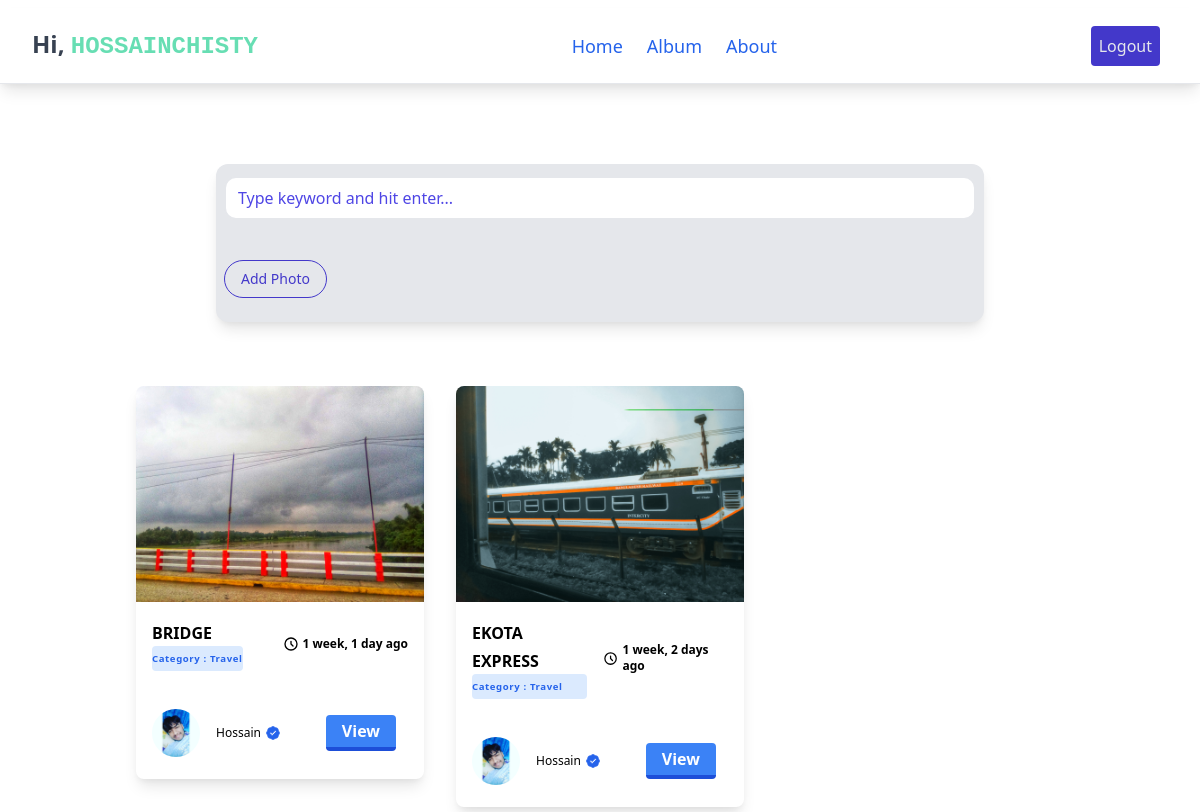
/?category=Travel (signed in), run on the app's committed database.
### Album/models.py (models this page shows, shortened)
class Photo(models.Model):
    user = models.ForeignKey(User, null=True,blank=True, on_delete=models.CASCADE)
    category = models.ForeignKey(Category, null=True,blank=True, on_delete=models.SET_NULL)
    hastags = models.ForeignKey(Hastag, null=True,blank=True, on_delete=models.SET_NULL)
    title = models.CharField(max_length=500, null=False,blank=False)
    image = models.ImageField(blank=False,null=False)
    description = models.TextField()
    created_at = models.DateTimeField(auto_now_add=True)
    class Meta:
        ordering = ('-id',)

class Category(models.Model):
    name = models.CharField(max_length=200, null=False, blank=False)

class Profile(models.Model):
    user = models.OneToOneField(User, null=True,blank=True, on_delete=models.CASCADE)
    full_name = models.CharField(max_length=255, blank=True,null=True)
    image = models.ImageField(default='profile.png')
    bio = models.TextField()
    joind_date = models.DateTimeField(auto_now_add=True)

### Album/views.py (the view)
# urls.py: path('',views.album, name="home"),
@login_required(login_url='login')
def album(request):
    category = request.GET.get('category')
    if category == None:
        photos = Photo.objects.all()
    else:
        photos = Photo.objects.filter(category__name=category)
    categories = Category.objects.all()
    profiles = Profile.objects.all()
    categories = Category.objects.all()
    tags = Hastag.objects.all()
    context = { 'categories':categories,
                'photos':photos ,
                'hastags':tags,
                'profile':profiles,
                }
    return render(request,'home.html',context)

### Album/templates/home.html (shortened to what this page needs)
<!DOCTYPE html>
<html lang="en">
{% load humanize %}
{% load static %}
<head>
    <link href="https://cdn.jsdelivr.net/npm/tailwindcss/dist/tailwind.min.css" rel="stylesheet">
    <link rel="stylesheet" href="{% static 'css/main.css' %}">
</head>
<body>
    {% include 'navbar.html' %}
    <div class="mt-10 w-full mx-auto rounded-xl bg-gray-200 shadow-lg p-2 text-gray-800 relative overflow-hidden resize-x min-w-80 max-w-3xl mt-20">
        <div class="relative mt-1">
            <form action="query" method="GET">
                <input name="search" type="text"
                class="w-full pl-3 pr-10 py-2 border-2 border-gray-200 rounded-xl hover:border-gray-300 focus:outline-none focus:border-blue-500 transition-colors md:placeholder-indigo-600"
                placeholder="Type keyword and hit enter...">
                <button type="submit" class="block w-7 h-7 text-center text-xl leading-0 absolute top-2 right-2 text-gray-400 focus:outline-none hover:text-gray-900 transition-colors"></button>
            </form>
        </div>
        <button class="px-4 py-2 mb-4  text-sm  font-medium  rounded-full block  bg-transparent hover:bg-indigo-700 border border-indigo-700   text-indigo-700 hover:text-indigo-200 mt-10">
        <a href="{% url 'add' %}">Add Photo</a></button>
    </div>
<div class="container my-12 mx-auto px-4 md:px-12">
    <div class="flex flex-wrap -mx-1 lg:-mx-4">
        {% for photo in photos %}
        <div class="my-1 px-1 w-full md:w-1/2 lg:my-4 lg:px-4 lg:w-1/3">
            <article class="overflow-hidden rounded-lg shadow-lg">
                <a href="{% url 'photo' photo.id %}">
                <img alt="Photos" title="{{ photo.title }}" class="object-cover transform hover:scale-110 duration-500 block h-auto w-full" src="{{ photo.image.url }}">
                </a>
                <header class="flex items-center justify-between leading-tight p-2 md:p-4">
                    <h1 class="text-lg">
                        <a class="text-base font-bold no-underline hover:underline text-black uppercase" href="{% url 'photo' photo.id %}">
                             {{ photo.title }}
                        </a>
                        <div class="bg-blue-100 text-xs font-semibold tracking-wider text-blue-600 rounded hover:bg-blue-200 focus:outline-none focus:ring-2 focus:ring-blue-500 focus:ring-offset-2 py-1">
                        <small>Category : <a href="{% url 'home'  %}?category={{ photo.category.name | title }}">{{ photo.category.name }}</a></small>
                        <br>
                        </div>
                    </h1>
                    <div class="w-max inline-flex ml-4 items-center">
                        <svg class="w-4" xmlns="http://www.w3.org/2000/svg" fill="none" viewbox="0 0 24 24" stroke="currentColor">
                            <path stroke-linecap="round" stroke-linejoin="round" stroke-width="2" d="M12 8v4l3 3m6-3a9 9 0 11-18 0 9 9 0 0118 0z" />
                        </svg>
                        <span class="text-xs ml-1 antialiased font-semibold">{{ photo.created_at | naturaltime }}</span>
                    </div>
                </header>
        <footer class="flex items-center justify-between leading-none p-2 md:p-4">
            {% for items in profile %}
            <a class="flex items-center no-underline hover:underline text-black" href="{% url 'profile' %}">
                <img alt="Author" class="block rounded-full w-12 h-12 mr-2" src="{{ items.image.url }}">
                <div class="ml-2 inline-flex items-center">
                    <span class="capitalize font-base text-xs my-1 mr-1">{{ items.full_name }}</span>
                </div>
            </a>
            {% endfor %}
            <button class="bg-blue-500 hover:bg-blue-600 text-white font-bold py-2 px-4 border-b-4 border-blue-700 hover:border-blue-500 rounded m-3 p-2">
            <a href="{% url 'photo' photo.id %}">View</a></button>
        </footer>
    </article>
</div>
{% empty %}
   <div class="container content-center mx-auto mt-15">
        <h1 class="font-bold text-sm p-10 text-center text-red-700">Didn't match any  keyword. Please try again with different keywords.</h1>
    </div>
{% endfor %}
    </div>
    </div>
</body>
</html>

### Album/templates/navbar.html (shortened to what this page needs)
     <nav id="header" class="w-full z-30 top-10 py-1 bg-white shadow-lg border-b mt-2">
        <div class="w-full flex items-center justify-between mt-0 px-6 py-2">
            <div class="hidden md:flex md:items-center md:w-auto w-full order-3 md:order-1" id="menu">
                <nav>
                    <ul class="md:flex items-center justify-between text-base text-blue-600 pt-4 md:pt-0">
                        <li><a class="inline-block no-underline hover:text-black font-medium text-lg py-2 px-4 lg:-ml-2"
                                href="index.html">Home</a></li>
                        <li><a class="inline-block no-underline hover:text-black font-medium text-lg py-2 px-4 lg:-ml-2"
                                href="album.html">Album</a></li>
                        <li><a class="inline-block no-underline hover:text-black font-medium text-lg py-2 px-4 lg:-ml-2"
                                href="#">About</a></li>
                    </ul>
                </nav>
            </div>
              {% if request.user.is_authenticated %}
              <div class="order-2 md:order-3 flex flex-wrap  justify-end mr-0 md:mr-4" id="nav-content">
              <button class="bg-indigo-700 text-gray-200 p-2 rounded hover:bg-indigo-500 hover:text-gray-100"><a href="{% url 'logout' %}">Logout</a></button>
              </div>
                <p class="text-gray-700 p-2 text-right text-2xl font-bold">Hi, <samp class="text-opacity-75 text-green-400 font-bold uppercase">
                <a href="{% url 'profile' %}">{{ user.username }}</a></samp></p>
               {% endif %}
        </div>
    </nav>

### static/css/main.css (style rules this page uses)
.min-w-80 { min-width: 20rem; }
.resize:after, .resize-x:after, .resize-y:after { display: block; position: absolute; bottom: 5px; right: 5px; width: 24px; height: 24px; content: '\F045D'; font: normal normal normal 24px/1 "Material Design Icons"; font-size: 24px; text-rendering: auto; line-height: 24px; -webkit-font-smoothing: antialiased; -moz-osx-font-smoothing: grayscale; color: rgba(0,0,0,0.3); }

### data on the page
Photo: image (picture), title "BRIDGE", category.name "Travel", created_at "1 week, 1 day ago"
Profile: image (picture), full_name "Hossain"
Photo: image (picture), title "EKOTA EXPRESS", category.name "Travel", created_at "1 week, 2 days ago"

### other printed values
{{ user.username }} "HOSSAINCHISTY"
